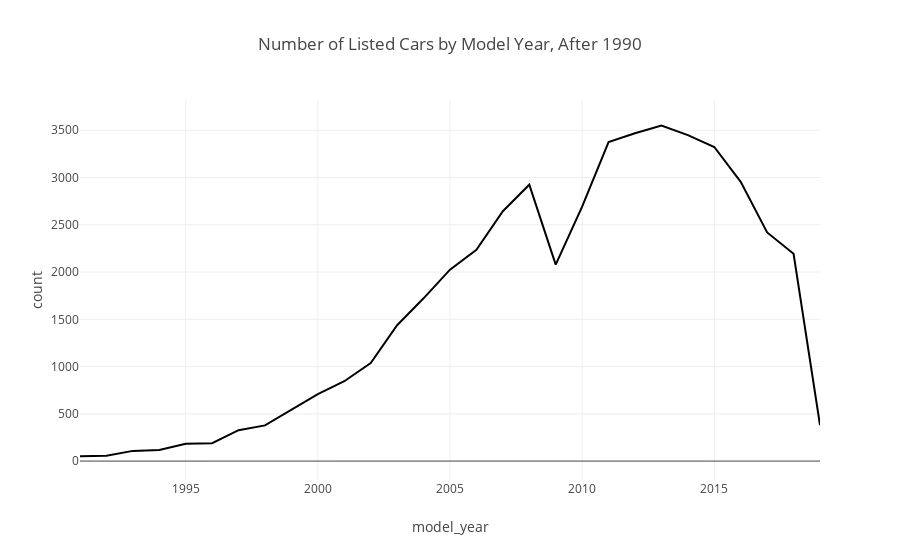

This figure's notebook cell:
### Code cell
count_vs_model_year_new_fig = px.line(model_year_agg, x='model_year', y='count', range_x=[1991,2019], title='Number of Listed Cars by Model Year, After 1990')
count_vs_model_year_new_fig.show()

### Figure 1 — Plotly figure (JSON) as saved in the notebook; plotly's stock layout.template omitted (floating-point values rounded to 4 significant figures)
{"data": [{"hovertemplate": "model_year=%{x}<br>count=%{y}<extra></extra>", "legendgroup": "", "line": {"color": "#000001", "dash": "solid"}, "marker": {"symbol": "circle"}, "mode": "lines", "name": "", "orientation": "v", "showlegend": false, "type": "scatter", "x": [1, 1908, 1929, 1936, 1948, 1949, 1954, 1955, 1958, 1960, 1961, 1962, 1963, 1964, 1965, 1966, 1967, 1968, 1969, 1970, 1971, 1972, 1973, 1974, 1975, 1976, 1977, 1978, 1979, 1980, 1981, 1982, 1983, 1984, 1985, 1986, 1987, 1988, 1989, 1990, 1991, 1992, 1993, 1994, 1995, 1996, 1997, 1998, 1999, 2000, 2001, 2002, 2003, 2004, 2005, 2006, 2007, 2008, 2009, 2010, 2011, 2012, 2013, 2014, 2015, 2016, 2017, 2018, 2019], "xaxis": "x", "y": [3619, 2, 1, 1, 1, 1, 1, 1, 2, 3, 1, 3, 3, 7, 10, 23, 7, 16, 10, 10, 7, 5, 15, 4, 7, 3, 13, 15, 19, 12, 10, 9, 7, 20, 18, 39, 31, 40, 58, 58, 51, 57, 108, 118, 184, 189, 327, 378, 546, 709, 845, 1037, 1437, 1722, 2025, 2234, 2643, 2924, 2079, 2691, 3375, 3468, 3549, 3448, 3323, 2954, 2419, 2193, 380], "yaxis": "y"}], "layout": {"legend": {"tracegroupgap": 0}, "title": {"text": "Number of Listed Cars by Model Year, After 1990"}, "xaxis": {"anchor": "y", "domain": [0, 1], "range": [1991, 2019], "title": {"text": "model_year"}}, "yaxis": {"anchor": "x", "domain": [0, 1], "title": {"text": "count"}}}}
